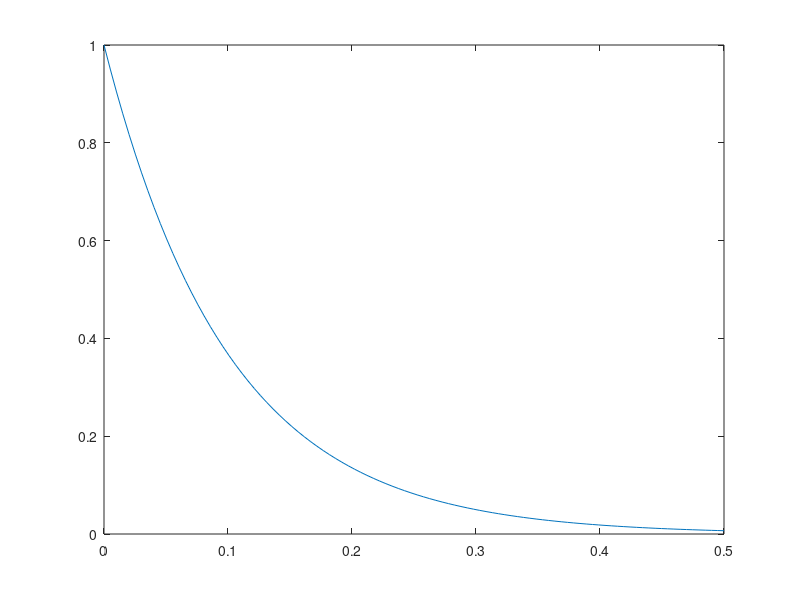

Write MATLAB code to recreate this figure. (Note: this script raises an error after producing the figure.)
clear all; close all; clc
%define variables
xdata=linspace(0,.5,100);
decay_rate=1/0.1;
ydata= exp(-xdata.*decay_rate);

% plot
plot(xdata,ydata);

% inline function
myfunc=@(x,rate) exp(-x.*rate);

% add noise
ywn=awgn(ydata,20,'measured');

% perform nonlinear fitting
initial_guess=4;
fitnlm(xdata,ywn,myfunc,[initial_guess])